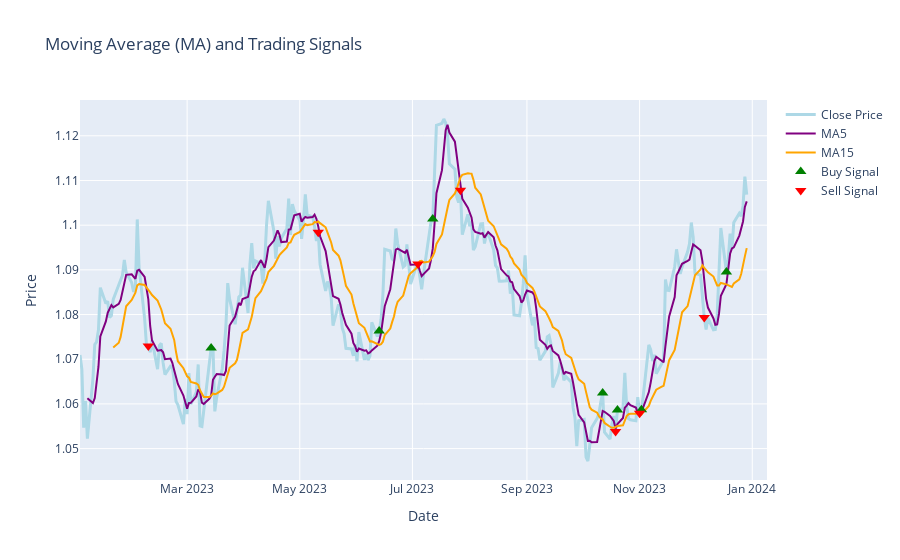

The notebook cell this image was saved under:
### Code cell
# Obliczenie średnich kroczących
df_month['MA5'] = ta.trend.sma_indicator(close=df_month['Close'], window=5)
df_month['MA15'] = ta.trend.sma_indicator(close=df_month['Close'], window=15)

# Znajdowanie punktów przecięcia średnich kroczących
df_month['Buy_Signal'] = 0
df_month['Sell_Signal'] = 0

# Sygnał kupna: krótsza przecina dłuższą od dołu
df_month.loc[(df_month['MA5'] > df_month['MA15']) & (df_month['MA5'].shift(1) < df_month['MA15'].shift(1)), 'Buy_Signal'] = df_month['Close']
buy_signals = df_month[df_month['Buy_Signal'] != 0]

# Sygnał sprzedaży: krótsza przecina dłuższą od góry
df_month.loc[(df_month['MA5'] < df_month['MA15']) & (df_month['MA5'].shift(1) > df_month['MA15'].shift(1)), 'Sell_Signal'] = df_month['Close']
sell_signals = df_month[df_month['Sell_Signal'] != 0]

# Wykres
fig_ma = go.Figure()

# Cena zamknięcia
fig_ma.add_trace(go.Scatter(x=df_month.index, y=df_month['Close'], mode='lines', name='Close Price', line=dict(color='lightblue', width=3)))

# Moving Average (MA)
fig_ma.add_trace(go.Scatter(x=df_month.index, y=df_month['MA5'], mode='lines', name='MA5', line=dict(color='purple', width=2)))
fig_ma.add_trace(go.Scatter(x=df_month.index, y=df_month['MA15'], mode='lines', name='MA15', line=dict(color='orange', width=2)))

# Sygnały kupna i sprzedaży dla MA
fig_ma.add_trace(go.Scatter(x=buy_signals.index, y=buy_signals['Buy_Signal'], mode='markers', name='Buy Signal',
                            marker=dict(symbol='triangle-up', color='green', size=10)))
fig_ma.add_trace(go.Scatter(x=sell_signals.index, y=sell_signals['Sell_Signal'], mode='markers', name='Sell Signal',
                            marker=dict(symbol='triangle-down', color='red', size=10)))

fig_ma.update_layout(
    title='Moving Average (MA) and Trading Signals',
    xaxis_rangeslider_visible=False,
    xaxis_title='Date',
    yaxis_title='Price',
    showlegend=True
)

fig_ma.show()

### Figure 1 — Plotly figure (JSON) as saved in the notebook; plotly's stock layout.template omitted (floating-point values rounded to 4 significant figures; data arrays with more than 128 entries replaced by an {"elided": "..."} marker saying what was removed)
{"data": [{"line": {"color": "lightblue", "width": 3}, "mode": "lines", "name": "Close Price", "type": "scatter", "x": {"elided": "260 str values"}, "y": {"elided": "260 float values"}}, {"line": {"color": "purple", "width": 2}, "mode": "lines", "name": "MA5", "type": "scatter", "x": {"elided": "260 str values"}, "y": {"elided": "260 float values"}}, {"line": {"color": "orange", "width": 2}, "mode": "lines", "name": "MA15", "type": "scatter", "x": {"elided": "260 str values"}, "y": {"elided": "260 float values"}}, {"marker": {"color": "green", "size": 10, "symbol": "triangle-up"}, "mode": "markers", "name": "Buy Signal", "type": "scatter", "x": ["2023-03-14T00:00:00", "2023-06-13T00:00:00", "2023-07-12T00:00:00", "2023-10-12T00:00:00", "2023-10-20T00:00:00", "2023-11-02T00:00:00", "2023-12-18T00:00:00"], "y": [1.073, 1.076, 1.101, 1.062, 1.059, 1.059, 1.09]}, {"marker": {"color": "red", "size": 10, "symbol": "triangle-down"}, "mode": "markers", "name": "Sell Signal", "type": "scatter", "x": ["2023-02-08T00:00:00", "2023-05-11T00:00:00", "2023-07-04T00:00:00", "2023-07-27T00:00:00", "2023-10-19T00:00:00", "2023-11-01T00:00:00", "2023-12-06T00:00:00"], "y": [1.073, 1.098, 1.091, 1.108, 1.054, 1.058, 1.079]}], "layout": {"showlegend": true, "title": {"text": "Moving Average (MA) and Trading Signals"}, "xaxis": {"rangeslider": {"visible": false}, "title": {"text": "Date"}}, "yaxis": {"title": {"text": "Price"}}}}
